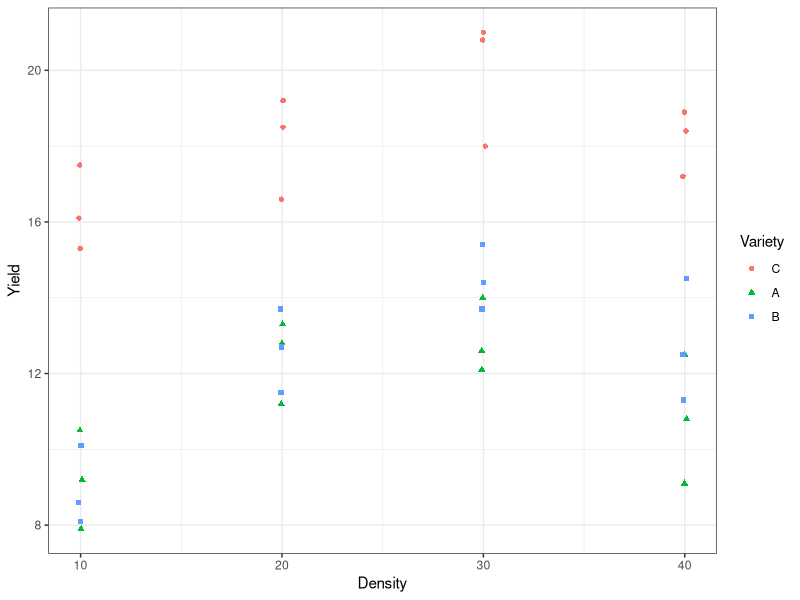
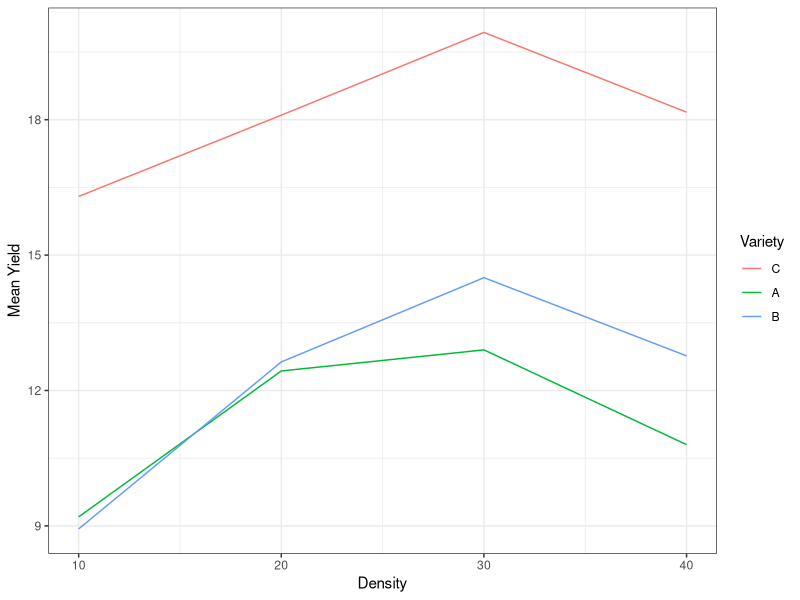
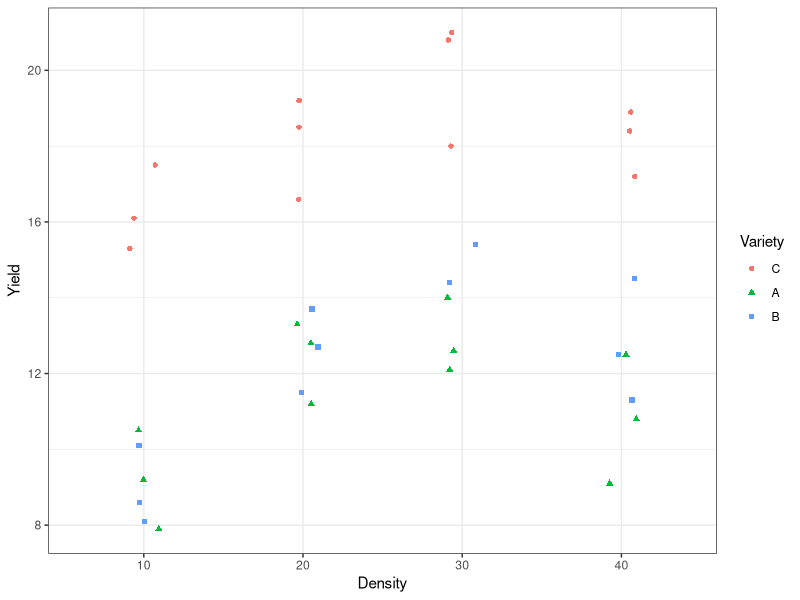
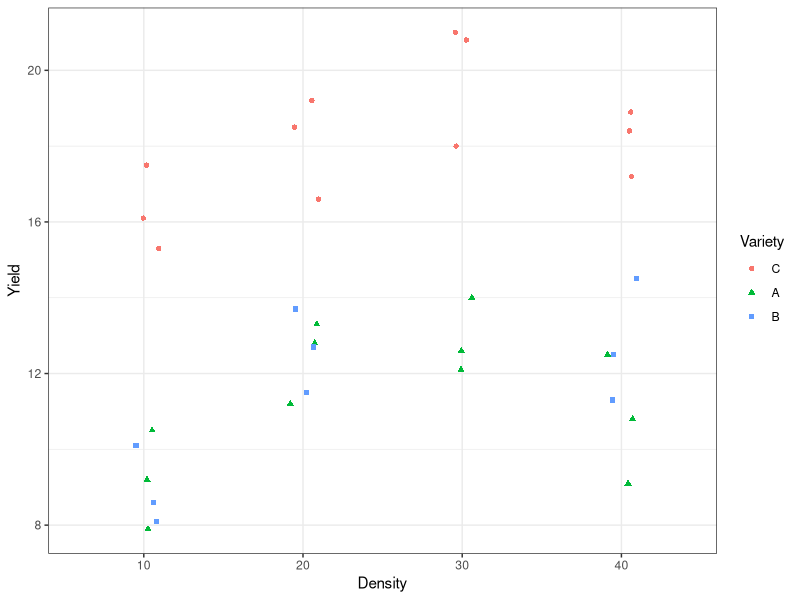
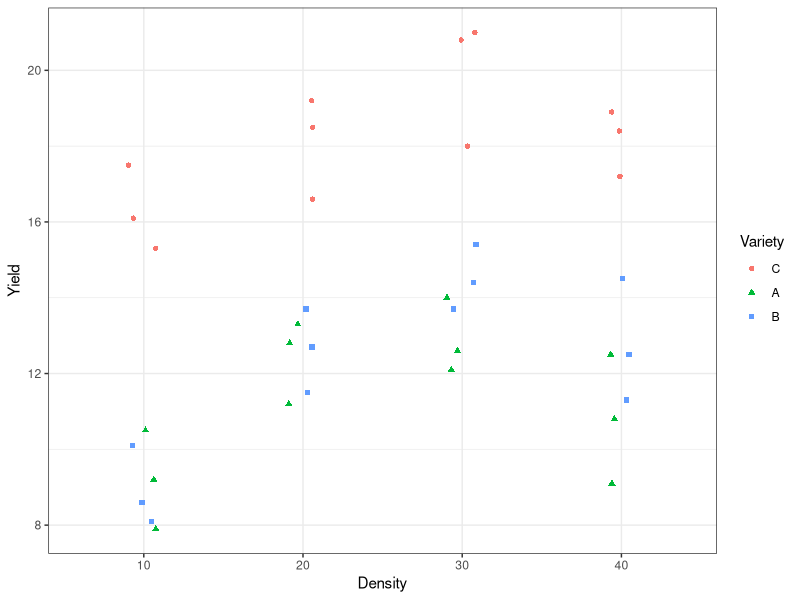
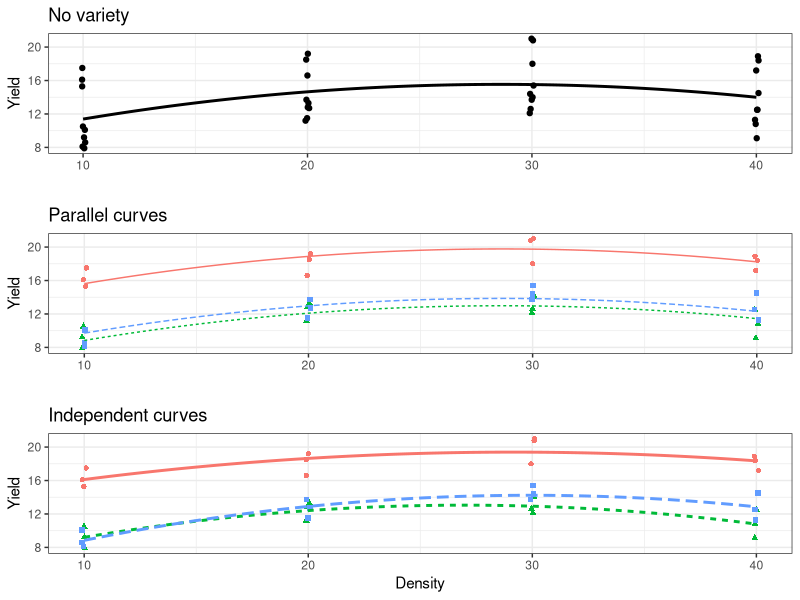
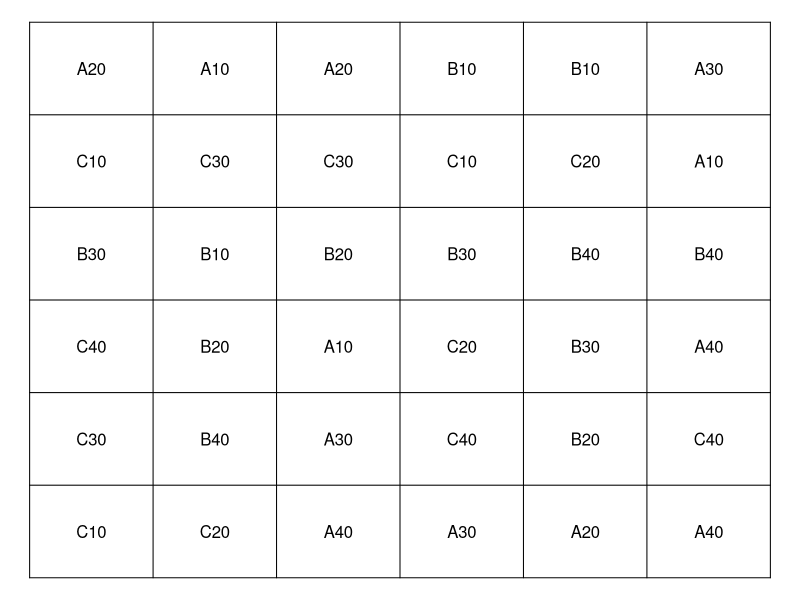
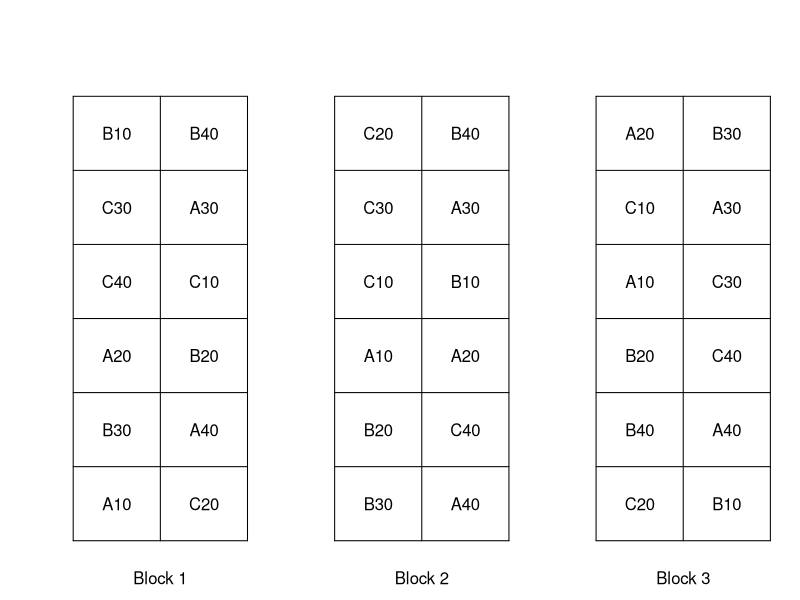

Write the R code that produced these figures, in order.
## ----libraries, message=FALSE, warning=FALSE, echo=FALSE--------------------------------------------------------------
library("tidyverse")
library("gridExtra")
# library("xtable")
# library("Sleuth3")


## ----set_seed, echo=FALSE---------------------------------------------------------------------------------------------
set.seed(2)


## ----echo=FALSE-------------------------------------------------------------------------------------------------------
tomato = structure(list(Variety = structure(c(1L, 1L, 1L, 1L, 1L, 1L, 
1L, 1L, 1L, 1L, 1L, 1L, 2L, 2L, 2L, 2L, 2L, 2L, 2L, 2L, 2L, 2L, 
2L, 2L, 3L, 3L, 3L, 3L, 3L, 3L, 3L, 3L, 3L, 3L, 3L, 3L), .Label = c("A", 
"B", "C"), class = "factor"), Density = c(10L, 10L, 10L, 20L, 
20L, 20L, 30L, 30L, 30L, 40L, 40L, 40L, 10L, 10L, 10L, 20L, 20L, 
20L, 30L, 30L, 30L, 40L, 40L, 40L, 10L, 10L, 10L, 20L, 20L, 20L, 
30L, 30L, 30L, 40L, 40L, 40L), Yield = c(7.9, 9.2, 10.5, 11.2, 
12.8, 13.3, 12.1, 12.6, 14, 9.1, 10.8, 12.5, 8.1, 8.6, 10.1, 
11.5, 12.7, 13.7, 13.7, 14.4, 15.4, 11.3, 12.5, 14.5, 15.3, 16.1, 
17.5, 16.6, 18.5, 19.2, 18, 20.8, 21, 17.2, 18.4, 18.9)), .Names = c("Variety", 
"Density", "Yield"), class = "data.frame", row.names = c(NA, 
-36L))
tomato$Variety = relevel(tomato$Variety, ref="C")

ggplot(tomato, aes(x=Density, y=Yield, color=Variety, shape = Variety)) + 
  geom_jitter(height=0, width=0.1) + theme_bw()


## ---------------------------------------------------------------------------------------------------------------------
sm = tomato %>% 
  group_by(Variety, Density) %>% 
  summarize(n    = n(),
            mean = mean(Yield),
            sd   = sd(Yield))
sm


## ----echo=TRUE--------------------------------------------------------------------------------------------------------
tomato$Density = factor(tomato$Density)
m = lm(Yield~Variety+Density, tomato)
drop1(m, test="F")
m = lm(Yield~Variety*Density, tomato)
drop1(m, scope = ~Variety+Density+Variety:Density, test="F")


## ---------------------------------------------------------------------------------------------------------------------
ggplot(sm, aes(x=Density, y=mean, col=Variety)) + 
  geom_line() + 
  labs(y="Mean Yield") + 
  theme_bw()


## ----echo=TRUE--------------------------------------------------------------------------------------------------------
tomato$Density = factor(tomato$Density)
m = lm(Yield~Variety*Density, tomato)
anova(m)


## ----echo=TRUE--------------------------------------------------------------------------------------------------------
library(emmeans)
emmeans(m, pairwise~Variety)


## ----echo=TRUE--------------------------------------------------------------------------------------------------------
emmeans(m, pairwise~Density)


## ----echo=TRUE--------------------------------------------------------------------------------------------------------
emmeans(m, pairwise~Variety*Density)


## ---------------------------------------------------------------------------------------------------------------------
tomato_unbalanced = tomato[-19,]
ggplot(tomato_unbalanced, aes(x=Density, y=Yield, color=Variety, shape = Variety)) +  
  geom_jitter(height=0, width=0.1) + theme_bw()


## ---------------------------------------------------------------------------------------------------------------------
sm_unbalanced = tomato_unbalanced %>% 
  group_by(Variety, Density) %>% 
  summarize(n    = n(),
            mean = mean(Yield),
            sd   = sd(Yield))
sm_unbalanced


## ----echo=TRUE--------------------------------------------------------------------------------------------------------
m = lm(Yield~Variety*Density, tomato_unbalanced)
anova(m)


## ----echo=TRUE--------------------------------------------------------------------------------------------------------
emmeans(m, pairwise~Variety)


## ----echo=TRUE--------------------------------------------------------------------------------------------------------
emmeans(m, pairwise~Density)


## ----echo=TRUE--------------------------------------------------------------------------------------------------------
emmeans(m, pairwise~Variety*Density)


## ---------------------------------------------------------------------------------------------------------------------
tomato_incomplete = tomato %>%
  filter(!(Variety == "B" & Density == 30)) %>%
  mutate(VarietyDensity = paste0(Variety,Density))
ggplot(tomato_incomplete, aes(x=Density, y=Yield, color=Variety, shape = Variety)) + 
  geom_jitter(height=0, width=0.1) + theme_bw()


## ---------------------------------------------------------------------------------------------------------------------
sm_incomplete = tomato_incomplete %>% 
  group_by(Variety, Density) %>% 
  summarize(n    = n(),
            mean = mean(Yield),
            sd   = sd(Yield))
sm_incomplete


## ----echo=TRUE--------------------------------------------------------------------------------------------------------
m <- lm(Yield ~ Variety*Density, data=tomato_incomplete)
anova(m)


## ----echo=TRUE--------------------------------------------------------------------------------------------------------
m = lm(Yield~Variety:Density, tomato_incomplete)
anova(m)


## ----echo=TRUE--------------------------------------------------------------------------------------------------------
m = lm(Yield ~ VarietyDensity, tomato_incomplete)
em <- emmeans(m, ~ VarietyDensity) 
contrast(em, method = list(
#         A10 A20 A30 A40 B10 B20     B40 C10 C20 C30 C40  
"C-B" = c(  0,  0,  0,  0, -1, -1,     -1,  1,  1,  0,  1)/3,
"C-A" = c( -1, -1, -1, -1,  0,  0,      0,  1,  1,  1,  1)/4,
"B-A" = c( -1, -1,  0, -1,  1,  1,      1,  0,  0,  0,  0)/3)) %>%
  confint


## ----echo=TRUE--------------------------------------------------------------------------------------------------------
m = lm(Yield~Variety:Density, tomato_incomplete)
emmeans(m, pairwise~Variety:Density) # We could have used the VarietyDensity model, but this looks nicer


## ----echo=FALSE-------------------------------------------------------------------------------------------------------
ggplot(tomato, aes(x=Density, y=Yield, color=Variety, shape = Variety)) + 
  geom_jitter(height=0, width=0.1) + theme_bw()


## ----fig.height=5.2---------------------------------------------------------------------------------------------------
tomato = structure(list(Variety = structure(c(1L, 1L, 1L, 1L, 1L, 1L, 
1L, 1L, 1L, 1L, 1L, 1L, 2L, 2L, 2L, 2L, 2L, 2L, 2L, 2L, 2L, 2L, 
2L, 2L, 3L, 3L, 3L, 3L, 3L, 3L, 3L, 3L, 3L, 3L, 3L, 3L), .Label = c("A", 
"B", "C"), class = "factor"), Density = c(10L, 10L, 10L, 20L, 
20L, 20L, 30L, 30L, 30L, 40L, 40L, 40L, 10L, 10L, 10L, 20L, 20L, 
20L, 30L, 30L, 30L, 40L, 40L, 40L, 10L, 10L, 10L, 20L, 20L, 20L, 
30L, 30L, 30L, 40L, 40L, 40L), Yield = c(7.9, 9.2, 10.5, 11.2, 
12.8, 13.3, 12.1, 12.6, 14, 9.1, 10.8, 12.5, 8.1, 8.6, 10.1, 
11.5, 12.7, 13.7, 13.7, 14.4, 15.4, 11.3, 12.5, 14.5, 15.3, 16.1, 
17.5, 16.6, 18.5, 19.2, 18, 20.8, 21, 17.2, 18.4, 18.9)), .Names = c("Variety", 
"Density", "Yield"), class = "data.frame", row.names = c(NA, 
-36L))
tomato$Variety = relevel(tomato$Variety, ref="C")

g1 = ggplot(tomato, aes(x=Density, y=Yield)) + geom_jitter(height=0, width=0.1) + 
  stat_smooth(method="lm", formula=y~x+I(x^2), se=FALSE, color="black") +
  labs(title="No variety", x = "") + theme_bw()


# Need to construct the parallel curves 
lines = with(tomato,expand.grid(Density=seq(min(Density),max(Density),length=41),
                               Variety=levels(Variety)))
lines$Yield <- predict(lm(Yield~Density+I(Density^2)+Variety, tomato),lines)

g2 = ggplot(tomato, aes(x=Density, y=Yield, 
                        color=Variety, shape = Variety, linetype = Variety)) + 
  geom_jitter(height=0, width=0.1) + 
  geom_line(data=lines) + labs(title="Parallel curves", x = "") + theme_bw() +
  theme(legend.position = "none")

g3 = ggplot(tomato, aes(x=Density, y=Yield, 
                        color=Variety, shape = Variety, linetype = Variety)) + 
  geom_jitter(height=0, width=0.1) + 
  stat_smooth(method="lm", formula=y~x+I(x^2), se=FALSE) +
  labs(title="Independent curves") + theme_bw() +
  theme(legend.position = "none")
grid.arrange(g1,g2,g3, ncol=1)


## ---------------------------------------------------------------------------------------------------------------------
summary(lm(Yield~Density+I(Density^2), tomato))


## ---------------------------------------------------------------------------------------------------------------------
summary(lm(Yield~Density+I(Density^2) + Variety, tomato))


## ---------------------------------------------------------------------------------------------------------------------
summary(lm(Yield~Density*Variety+I(Density^2)*Variety, tomato))


## ----out.width='0.6\\textwidth', echo=FALSE---------------------------------------------------------------------------
set.seed(20121204)
opar = par(mar=rep(0,4))
plot(0,0, type="n", axes=F, 
     xlab='', ylab='', xlim=c(0.5,6.5), ylim=c(0.5,6.5))
segments(1:7-.5, .5, 1:7-.5, 6.5)
segments(.5, 1:7-.5, 6.5, 1:7-.5)
trts = rep(paste(rep(c("A","B","C"),each=4), rep(seq(10,40,by=10), 3), sep=""),3)
text(rep(1:6, each=6), rep(1:6, 6), sample(trts))
par(opar)


## ----out.width='0.6\\textwidth', echo=FALSE---------------------------------------------------------------------------
set.seed(20121204)
opar = par(mar=rep(0,4))
plot(0,0, type="n", axes=F, 
     xlab='', ylab='', xlim=c(0,8.5), ylim=c(0,7.5))
segments(1:9-.5, .5, 1:9-.5, 6.5)
for (i in c(.5, 3.5, 6.5)) segments(i, 1:7-.5, i+2, 1:7-.5)
trts = paste(rep(c("A","B","C"),each=4), rep(seq(10,40,by=10), 3), sep="")
for (i in c(1, 4, 7)) text(rep(c(i,i+1), each=2), rep(1:6, 2), sample(trts))
text(c(1.5,4.5,7.5), 0, paste("Block", 1:3))
par(opar)


## ----out.width='0.4\\textwidth', fig.width=4, fig.height=3, echo=FALSE------------------------------------------------
set.seed(20121204)
opar = par(mar=rep(0,4))
plot(0,0, type="n", axes=F, 
     xlab='', ylab='', xlim=c(0,5.5), ylim=c(0,4))
segments(1:6-.5, .5, 1:6-.5, 3.5)
for (i in c(.5, 3.5)) segments(i, 1:4-.5, i+2, 1:4-.5)
trts = rep(c("A","B","C"),each=2)
for (i in c(1, 4)) text(rep(c(i,i+1), each=3), rep(1:3, 2), sample(trts))
text(c(1,2,4,5), .3, paste("Block", 1:2))
text(c(1.5,4.5), 3.7, c("Blocked","Unblocked"))
par(opar)
